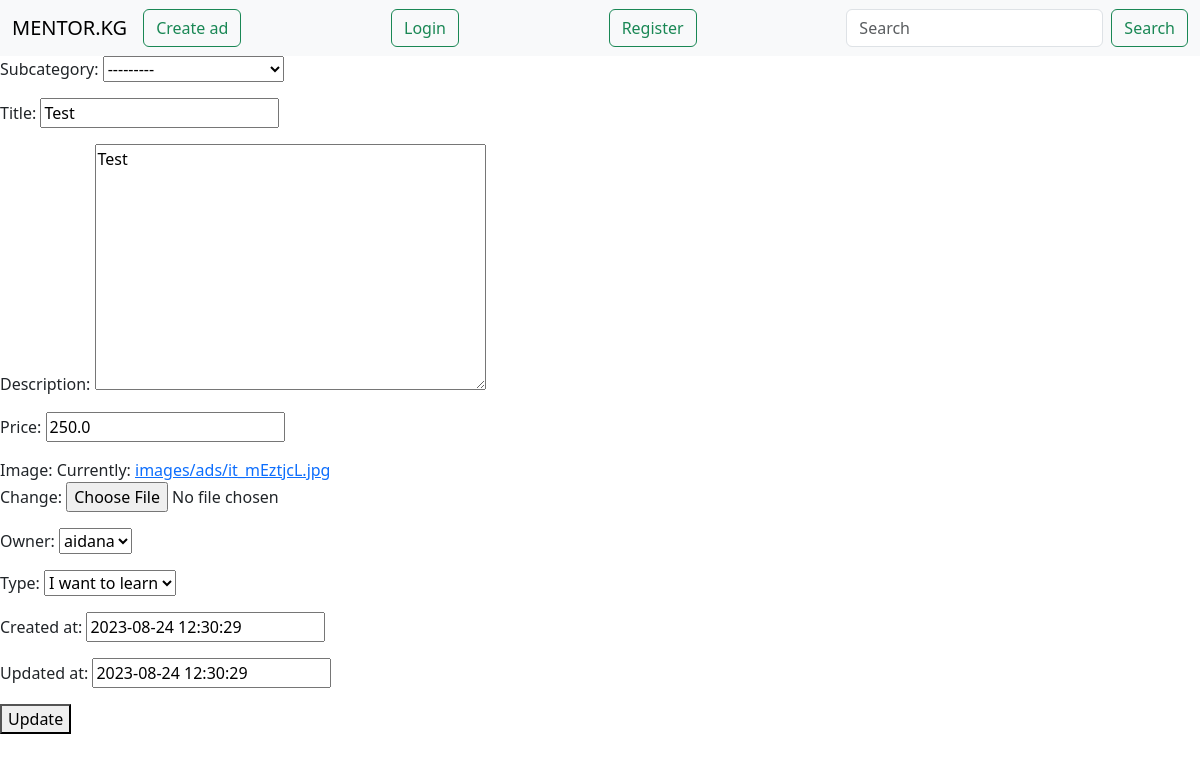
/ads/update/12/, run on an earlier commit of the app's database.
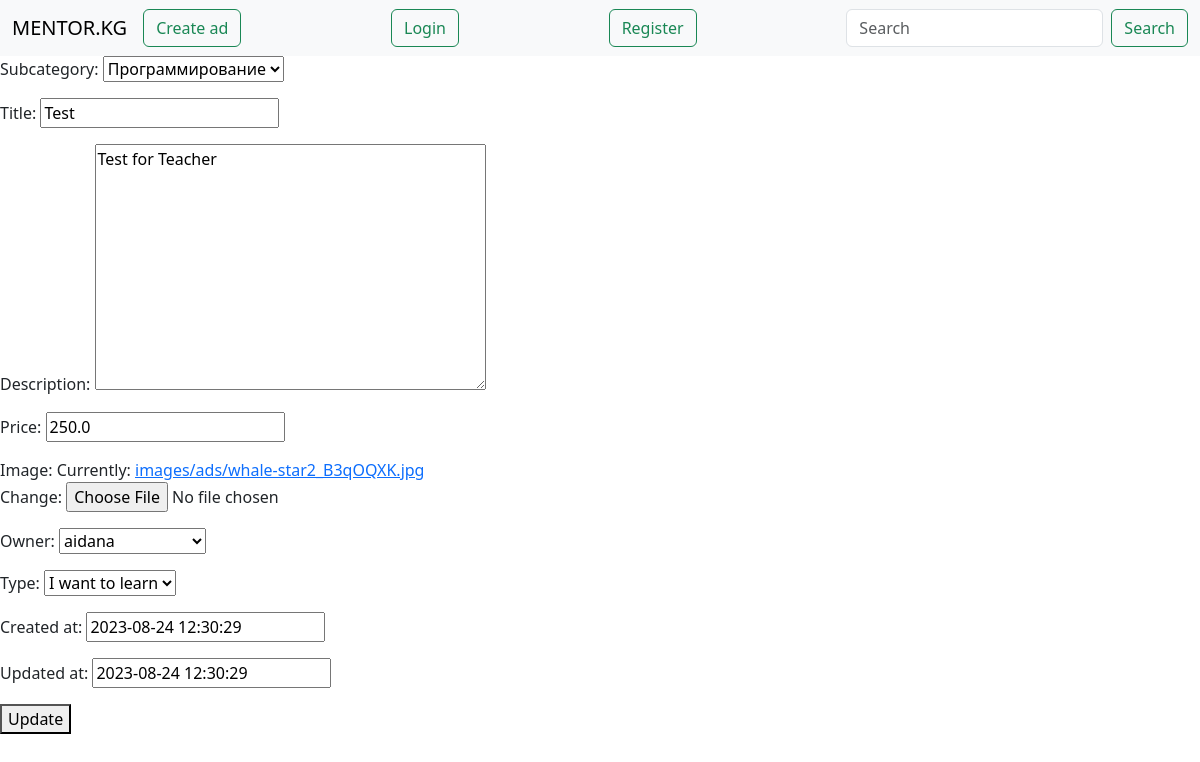
And on a later commit of the database.
### ads/models.py (models this page shows, shortened)
class Ads(models.Model):
    LEARN = "I want to learn"
    TEACH = "I can teach"
    TYPE_OF_ADS = [
        (LEARN, "I want to learn"),
        (TEACH, "I can teach")
    ]
    subcategory = models.ForeignKey(Subcategory, on_delete=models.CASCADE, related_name='ads', null=True, blank=True)
    title = models.CharField(max_length=150, blank=True)
    description = models.TextField(default="")
    price = models.FloatField(default=0)
    image = models.ImageField(upload_to="images/ads/")
    owner = models.ForeignKey(User, on_delete=models.CASCADE, related_name='ads', null=True, blank=True)
    type = models.CharField(max_length=100, choices=TYPE_OF_ADS, default=LEARN)
    created_at = models.DateTimeField(default=timezone.now)
    updated_at = models.DateTimeField(default=timezone.now)
    class Meta:
        verbose_name = "Ads"
        verbose_name_plural = "Ads"

### ads/views.py (the view, shortened to what this page needs)
# urls.py: path('update/<int:pk>/', AdsUpdateView.as_view(), name="update_ad"),
class AdsUpdateView(UpdateView):
    template_name = 'update_ad.html'
    queryset = Ads.objects.all()
    form_class = AdForm

### ads/forms.py
class AdForm(forms.ModelForm):
    class Meta:
        model = Ads
        fields = '__all__'

### ads/models.py (called while the page is built)
    def __str__(self) -> str:
        return self.title

### ads/templates/update_ad.html (shortened to what this page needs)
{% extends 'base.html' %}
{% block content %}
<form method="post" enctype="multipart/form-data">
    {{ form.as_p }}
    <button type="submit"> Update </button>
</form>
{% endblock %}

What changed in the data, as far as the page shows it:
changed Ads "aidana": subcategory "---------" → "Программирование"; description "Test" → "Test for Teacher"
Also different on the page:
text no longer shown: "Subcategory: Title: Description: Price: Image: Currently: images/ads/it_mEztjcL.jpg Change: Owner: Type: Created at: Updated at:"
text now shown: "Subcategory: Title: Description: Price: Image: Currently: images/ads/whale-star2_B3qOQXK.jpg Change: Owner: Type: Created at: Updated at:"
